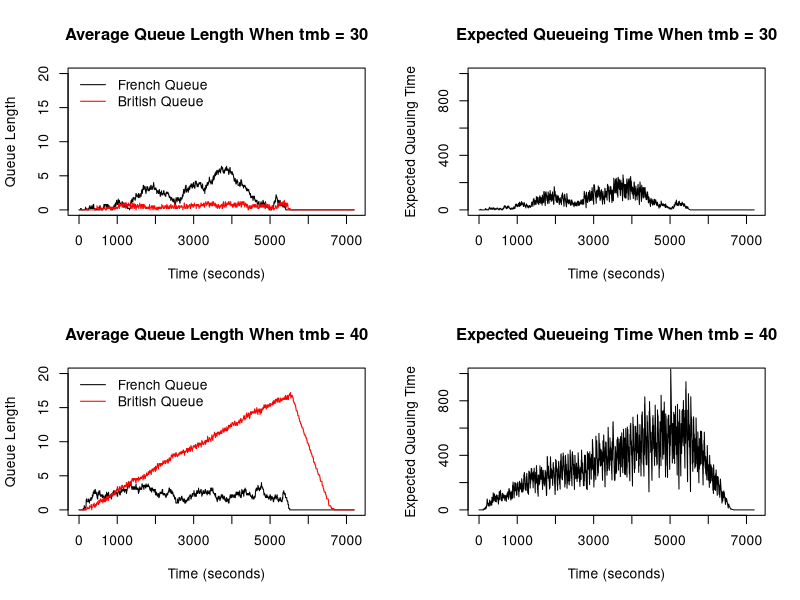

Reproduce this figure in R.
## Group 25
## Frans : s2591760
## Daiki : s2547603
## Nathan : s2524152


## Contribution to this project
## Frans (40%): Handled the code for the French borders.
## Daiki (30%): Handled the code for cars going between French and British stations.
## Nathan (30%): Handled the British processing side. 


#######################################################################################################################


qsim <- function(mf=5,mb=5,a.rate=.1,trb=40,trf=40,tmb=30,tmf=30,maxb=20){
  
  # Initialize state variables: these values corresponds to time t = 0
  
  # each column of french_arrivals represents number of car arriving 
  # at each French station at the beginning of time t
  french_arrivals <- rep(0,mf)

  # each column of french_queues represents the number of cars waiting 
  # at each French station's queue at the beginning of time t
  french_queues <- rep(0,mf)

  # each column of french_time represents the service time left for a customer
  # at each French station at the beginning of time t
  french_times <- rep(0,mf)

  # each column of french_busy indicates whether each 
  # French station is busy (1) or not (0) at the beginning of time t
  french_busy <- rep(0,mf)

  # each column of french_exit indicates whether there's an exit (1) or not (0)
  # at each station at the end of time t/beginning of time t+1 
  french_exit <- rep(0,mf)

  # each column of french_stuck indicates whether there's a car stuck at 
  # the corresponding station (1) or not (0) at the end of time t/
  # beginning of time t+1. 
  french_stuck <- rep(0,mf)

  # Do the same for the British queues and time
  british_arrivals <- rep(0,mb)
  
  british_queues <- rep(0,mb)
  
  british_times <- rep(0,mb)

  british_busy <- rep(0,mb)
  
  british_exit <- rep(0,mb)

  
  # each column of british_available indicates whether each station is 
  # available (1) or not (0) at the end of time t/beginning of t+1 
  # for containing a car arriving from the French exit
  british_available <- rep(1,mb)

  
  # Collect the index of available British stations
  available_station <- which(british_available == 1)
  
  #Initialize empty vectors 
  nf <- numeric()
  nb <- numeric()
  eq <- numeric() 
  
  for (t in 1:7200) {
    # Reset number of arrivals for both British and French at the start of the loop
    french_arrivals <- rep(0,mf)
    british_arrivals <- rep(0,mf)
    
    # Start from the British stations
    
    ########################################################################################################
    
    # update british_arrivals at time t
    # arrivals depends on french_exit at t-1
    # if a car manages to exit at t-1, it already checked the availability of 
    # British stations
    
    # number of arrivals
    british_num_arrivals <- sum(french_exit)
    
    if (british_num_arrivals > 0){
      
      # number of busy British stations
      num_british_busy <- sum(british_busy)
      
      for (i in 1:british_num_arrivals){
        if (num_british_busy < 5) {
          # go to the station that is not busy
          # if station is not busy at t-1, it's available at t
          go_here <- available_station[which.min(british_busy[available_station])]
          british_arrivals[go_here] <- 1
          # remove the chosen station from choices of available station
          available_station <- available_station[!available_station == go_here]
          # the chosen station is now busy to serve the new car
          num_british_busy <- num_british_busy + 1
        }
        else{
          # only consider the minimum queue from stations that are available
          # minimum queue length at time t-1
          
          # which available station has the minimum queue?
          # first extract the British queues that are available
          # then find the index of the extracted stations with the minimum queue
          # finally index available_station to get the original index of the
          # available station with the minimum queue length to go
          go_here <- available_station[which.min(british_queues[available_station])]
          
          # enter one available station with minimum queue 
          british_arrivals[go_here] <- 1
          
          # remove the chosen station from the choices of available station
          available_station <- available_station[!available_station == go_here]
        }
      }
    }
    
    
    
    # update British station busy state to values at time t
    
    # a British station is busy at time t if:
    # (1) the service time left at t-1 is more than 1 second 
    #     (i.e, still need to serve at time t)
    # (2) or there's a customer waiting in queue at t-1 ready to be served
    # (3) or a customer arrives exactly at time t
    for (i in 1:mb){
      if (british_times[i] > 1 || british_queues[i] > 0 || british_arrivals[i] == 1){
        british_busy[i] <- 1
      }
      # otherwise, the station is not busy
      else{
        british_busy[i] <- 0
      }
    }
    
    # update British queues length to values at time t
    for (i in 1:mb){
      
      # a British station's queue length changes when:
      # (1) if a station is busy at time t-1 (service time at t-1 > 1) 
      #     then add number of arrivals at time t to the queue's length at time t-1.
      # notice that these conditions allow a car who arrives exactly at time t
      # without any queue to go straight into the station without having to queue
      if (british_times[i] > 1){
        british_queues[i] <- british_queues[i] + british_arrivals[i]
      }
      
      # (2) if there's an exit recorded at time t-1 then reduce the length of the
      #     queue by the number of exit and add the arrivals at time t to the 
      #     queue length at time t-1
      else if (british_exit[i] == 1){
      # take the maximum between 0 and other values to prevent negative queue lengths
        british_queues[i] <- max(0,british_queues[i] - british_exit[i] + british_arrivals[i])
      }
      
      # update British service time
      
      # a British station's service time changes when:
      # (1) if the service time at t-1 > 1 then reduce that by one since
      #     time has progressed by one second after each iteration
      if (british_times[i] > 1){
        british_times[i] <- british_times[i] - 1
      }
      
      # (2) else if the station at time t is busy because of a new customer 
      #     arriving at time t and go straight to the station because 
      #     it is still serving previous customer (first if condition)) 
      #     then generate a new service time following uniform(tmb, tmb+trb)
      else if (british_busy[i] == 1){
        british_times[i] <- round(runif(1, tmb, tmb+trb),0)
      }
      
      # (3) otherwise, the station is not busy with no cars waiting or being served.
      #     So, assign zero.
      else{
        british_times[i] <- 0
      }
    }
    # update British exit state at time t
    
    for (i in 1:mb){
      # A car exit's value is recorded at time t when:
      # (1) if its service time at time t is 1 which implies that its service 
      #     will be finished at the end of time t
      if (british_times[i] == 1){
        british_exit[i] <- 1
      }
      
      # (2) in all other cases, no cars will exit
      else{
        british_exit[i] <- 0
      }
    }
    
    #########################################################################################################    
    
    
    # update British availability at time t
    for (i in 1:mb){
      # British station is available if:
      # (1) number of its queue at t-1 < maximum queue length; or
      # (2) service time at t-1 == 1 since even if queue length at t-1 is maxb,
      #     at time t one person will exit and queue length at time t will be
      #     maxb - 1 < maxb
      
      if (british_queues[i] < maxb || british_times[i] == 1){
        british_available[i] <- 1
      }
      
      # otherwise, British station is not available
      else{
        british_available[i] <- 0
      }
    }
    
    # indices of available British station
    available_station <- which(british_available == 1)
    
    # number of available British station
    num_available_station <- sum(british_available)
    
    ##################################################################################################
    

    ## French side
    
    # Generate Poisson arrivals only within the first 90 minutes
    if (t <= 5400){  # 60x90mins = 5400s
      
      # the probability that a car arrives is a.rate
      # Let U be a random variable following Uniform(0,1)
      # Then, the Pr(U < a.rate) = a.rate
      # Therefore, the event that a number simulated from Uniform(0,1) being less than a.rate
      # (the probability of this happening is a.rate) implies that a car arrives
      num_arrivals <- as.integer(runif(1) < a.rate)
      
      # Which station should be assigned for the new car
      # If there's a station that is not busy
      # choose to go to that station
      
      if (sum(french_busy) < 5) {
        french_arrivals[which.min(french_busy)] <- num_arrivals
      }
      
      # otherwise, pick the station with the smallest queue length
      # Assume that the arriving car does not know how many seconds
      # the previous car has left in a station
      else {
        french_arrivals[which.min(french_queues)] <- num_arrivals
      }
    }
    
    # update French station busy state to values at time t
    for (i in 1:mf) {
      # a French station is busy at time t if:
      # (1) the service time left at t-1 is more than 1 second 
      #     (i.e, still need to serve at time t)
      # (2) there's a customer waiting in queue at time t-1 ready to be served at time t
      # (3) a customer arrives exactly at time t
      # (4) a car is stuck inside waiting for the British queues to free up
      
      if (french_times[i] > 1 || french_queues[i] > 0 || french_arrivals[i] == 1 || french_stuck[i] == 1){
        french_busy[i] <- 1
      }
      # otherwise, the station is not busy
      else{
        french_busy[i] <- 0
      }
    }
    
    # update French queues lengths to values at time t
    for (i in 1:mf){
      
      # a French station's queue length changes when:
      # (1) if a station is busy at time t-1 (service time at t-1 > 1 
      #     or a car is stuck inside) then add number of arrivals at time t
      #     to the queue's length at time t-1.
      # notice that these conditions allow a car who arrives exactly at time t
      # without any queue to go straight into the station without having to queue
      if (french_times[i] > 1 || french_stuck[i] == 1){
        french_queues[i] <- french_queues[i] + french_arrivals[i]
      }
      
      # (2) if there's an exit recorded at time t-1 then reduce the length of the
      #     queue by the number of exit and add the arrivals at time t to the 
      #     queue length at time t-1
      else if (french_exit[i] == 1){
      # ensure again as before, that queues don't become negative
        french_queues[i] <- max(0,french_queues[i] - french_exit[i] + french_arrivals[i])
      }
    }
    
    # update service time
    for (i in 1:mf){
      # a French station's service time changes when:
      # (1) if the service time at time t-1 > 1 then reduce that by one since
      #     time has progressed by one second after each iteration
      if (french_times[i] > 1){
        french_times[i] <- french_times[i] - 1
      }
      
      # (2) else if the station at time t is busy because of a new customer 
      #     arriving at time t and go straight to the station (instead of busy
      #     because a car is stuck or because it is still serving previous customer 
      #     (first if condition)) then generate a new service time following
      #     uniform(tmf, tmf+trf)
      else if (french_busy[i] == 1 && french_stuck[i] == 0){
        french_times[i] <- round(runif(1, tmf, tmf+trf),0)
      }
      
      # (3) otherwise, the station is not busy with no cars waiting or being served.
      #     So, assign zero.
      else{
        french_times[i] <- 0
      }
    }
    
    # update exit and stuck state at time t
    
    for (i in 1:mf){
      # (1) if its service time at time t == 1 it implies that its service 
      #     will be finished at the end of time t and there is an available 
      #     spot at the British stations, then the car can exit
      
      if (french_times[i] == 1 && num_available_station > 0){  # think about it later
        french_exit[i] <- 1
        num_available_station <- num_available_station - 1
      }
      
      # (2) else if service time at time t == 1 but there is no free space at the
      #     British station, the car doesn't exit (assign 0 to french_exit) but 
      #     it gets stuck for the first time (assign 1 to french_Stuck)
      else if(french_times[i] == 1 && num_available_station == 0){
        french_exit[i] <- 0
        french_stuck[i] <- 1
      }
      
      # (3) in all other cases, no cars will exit
      else{
        french_exit[i] <- 0
      }
    }
    
    ####################################################################################################################################################
    # for each station, update stuck at time t to still stuck or manage to exit
    for (i in 1:mf){
      # if you've been assigned exit, you cannot be stuck
      if (french_exit[i] == 1){
        french_stuck[i] <- 0
      }
      # else if the car was assigned to be stuck, check whether it is still
      # stuck or it can exit
      else if (french_stuck[i] == 1){
        # if there is an available station, it can exit
        if (num_available_station > 0){
          french_stuck[i] <- 0
          french_exit[i] <- 1
          num_available_station <- num_available_station - 1
        }
      }
    }
    
    # Record average queue lengths 
    # nf is the average queue lengths for the French stations
    nf[t] <- mean(french_queues)
    # nb is the average queue lengths for the British stations
    nb[t] <- mean(british_queues)
    
    # Expected waiting time at the start of the French queue
    eq[t] <- mean(french_queues) * mean(french_times) + mean(british_queues) * mean(british_times)
    
  }
  
  # Return a list of the vectors calculated above
  return(list(nf = nf, nb = nb, eq = eq))
}

####################################################################################################################

sim <- qsim()
sim_40 <- qsim(tmb = 40)

# Set up a 2x2 grid for plots
par(mfrow = c(2, 2))  

# Plot 1: Average French and British queue lengths over time when tmb = 30
plot(1:7200, sim$nf, type = "l", xlab = "Time (seconds)", ylab = "Queue Length", ylim = c(0,20))
lines(1:7200, sim$nb, col = "red")
title("Average Queue Length When tmb = 30")
legend("topleft", legend = c("French Queue", "British Queue"), col = c("black", "red"), lty = 1, bty = "n")

# Plot 2: Expected queuing time over time when tmb = 30
plot(1:7200, sim$eq, type = "l", xlab = "Time (seconds)", ylab = "Expected Queuing Time", ylim = c(0,1000))
title("Expected Queueing Time When tmb = 30")

# Plot 3: Average French and British queue lengths over time when tmb = 40
plot(1:7200, sim_40$nf, type = "l", xlab = "Time (seconds)", ylab = "Queue Length", ylim = c(0,20))
lines(1:7200, sim_40$nb, col = "red")
title("Average Queue Length When tmb = 40")
legend("topleft", legend = c("French Queue", "British Queue"), col = c("black", "red"), lty = 1, bty = "n")

# Plot 4: Expected queuing time over time when tmb = 40
plot(1:7200, sim_40$eq, type = "l", xlab = "Time (seconds)", ylab = "Expected Queuing Time", ylim = c(0,1000))
title("Expected Queueing Time When tmb = 40")


# Estimation of the probability that at least one car miss the ferry departure
# Initialize a variable that counts the number of times in each simulation that 
# a car is still in the queue by the end of the simulation
missing <- 0
# Simulation time 
sim_t <- 7200
start <- Sys.time()
for (i in 1:100) {
  # Run qsim 100 times and assign the average French and British Queue lengths 
  # at the end of the simulation to separate variables
  sim_prob <- qsim(tmb = 40)
  last_nf <- sim_prob$nf[sim_t]
  last_nb <- sim_prob$nb[sim_t]
  if (sum(last_nf,last_nb) != 0) {
    # Increment missing by 1 if the condition above is true
    missing <- missing + 1
  }
}
period <- Sys.time() - start
period
# Calculate the relevant probability and output a statement
prob <- missing/100
cat("The probability of at least one car missing the ferry departure is ", prob, ".", sep = "")


# Findings:

# If the average British processing time matches the average French processing time,
# then the average queue length and expected queuing time remains relatively low. 
# However, when there is a delay, the expected queuing time will be visibly greater. 

# A longer processing time for the British station greatly increases the average 
# British queue length.
# The length of the French queues will not significantly increase when there are 
# slight delays in British processing time.
# A notable increase in the average French queue length would be observed when 
# the British stations start reaching their maximum capacity. 

# As a result, the probability that at least one car misses the ferry when the 
# average rate of processing British passports 
# falls behind the arrival rate into the French queues will be greater than if 
# both rates are the same. 

